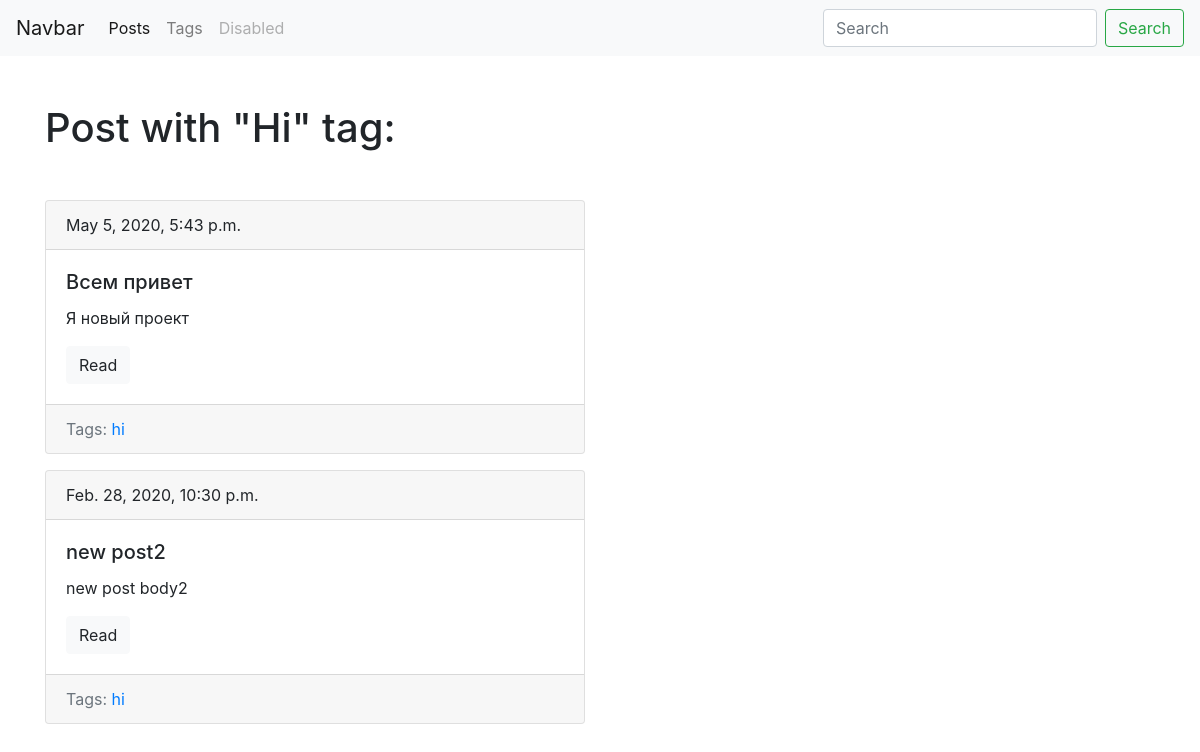
The page /myblog/tag/hi/ on the database its author committed.
### myblog/models.py (models this page shows, shortened)
class Tag(models.Model):
    title = models.CharField(max_length=50, db_index=True)
    slug = models.SlugField(max_length=50, unique=True)
    def get_absolute_url(self):
        return reverse('tag_detail_url', kwargs={'slug':self.slug})
    class Meta:
        ordering = ['title']

class Post(models.Model):
    title = models.CharField(max_length=150, db_index=True)
    slug = models.SlugField(max_length=150, blank=True, unique=True)
    body = models.TextField(blank=True, db_index=True)
    date_pubs = models.DateTimeField(auto_now_add=True)
    tags = models.ManyToManyField('Tag', blank=True, related_name='posts')
    def get_absolute_url(self):
        return reverse('post_detail_url', kwargs={'slug': self.slug})
    class Meta:
        ordering = ['-date_pubs']

### myblog/views.py (the view)
# urls.py: path('tag/<str:slug>/', TagDetail.as_view(), name='tag_detail_url'),
class TagDetail(ObjectDetailMixin, View):
    model = Tag
    template = 'myblog/tag_detail.html'

### myblog/utils.py (called while the page is built)
    def get(self, request, slug):
        obj = get_object_or_404(self.model, slug__iexact=slug)
        return render(request, self.template, context={self.model.__name__.lower():obj, 'admin_object':obj, 'detail':True})

### myblog/templates/myblog/tag_detail.html (shortened to what this page needs)
{% extends 'myblog/base_blog.html' %}
{% block content %}
<h1 class="mb-5">Post with "{{tag.title|title }}" tag:</h1>
{% for post in tag.posts.all %}
{% include 'myblog/includes/post_card_template.html' %}
{% endfor %}
{% endblock %}

### myblog/templates/myblog/base_blog.html (shortened to what this page needs)
{% extends 'base.html' %}

### templates/base.html (shortened to what this page needs)
{% load static %}
<!DOCTYPE html>
<html lang="eng">
<head>
  <link rel="stylesheet" href="https://stackpath.bootstrapcdn.com/bootstrap/4.4.1/css/bootstrap.min.css"
>
  <link rel="stylesheet" href="{% static 'css/styles.css' %}">
</head>
<body>
  <nav class="navbar navbar-expand-lg navbar-light bg-light">
    <a class="navbar-brand" href="#">Navbar</a>
    <div class="collapse navbar-collapse" id="navbarTogglerDemo03">
      <ul class="navbar-nav mr-auto mt-2 mt-lg-0">
        <li class="nav-item active">
          <a class="nav-link" href="{% url 'posts_list_url' %}">Posts</a>
        </li>
        <li class="nav-item">
          <a class="nav-link" href="{% url 'tags_list_url' %}">Tags</a>
        </li>
        <li class="nav-item">
          <a class="nav-link disabled" href="#" tabindex="-1" aria-disabled="true">Disabled</a>
        </li>
      </ul>
      <form class="form-inline my-2 my-lg-0" action="{% url 'posts_list_url' %}">
        <input class="form-control mr-sm-2" type="search" placeholder="Search" aria-label="Search" name="search">
        <button class="btn btn-outline-success my-2 my-sm-0" type="submit">Search</button>
      </form>
    </div>
  </nav>
  <div class="container mt-5">
    <div class="row">
      <div class="col-6 offset -md-2">
        {% block content %}{% endblock %}
      </div>
    </div>
  </div>
</body>
</html>

### myblog/templates/myblog/includes/post_card_template.html
<div class="card mb-3">
  <div class="card-header">
    {{post.date_pubs}}
  </div>
  <div class="card-body">
    <h5 class="card-title">{{post.title}}</h5>
    <p class="card-text">{{post.body|truncatewords:15}}</p>
    <a href="{{ post.get_absolute_url }}" class="btn btn-light">Read</a>
  </div>
  <div class="card-footer text-muted">
    Tags:
    {% for tag in post.tags.all %}
     <a href="{{ tag.get_absolute_url }}">{{ tag.title }}</a>
    {% endfor %}
   </div>
</div>

### rows shown on the page
Tag: title "Hi", title "hi"
Post: date_pubs "May 5, 2020, 5:43 p.m.", title "Всем привет", body "Я новый проект"
Post: date_pubs "Feb. 28, 2020, 10:30 p.m.", title "new post2", body "new post body2"
